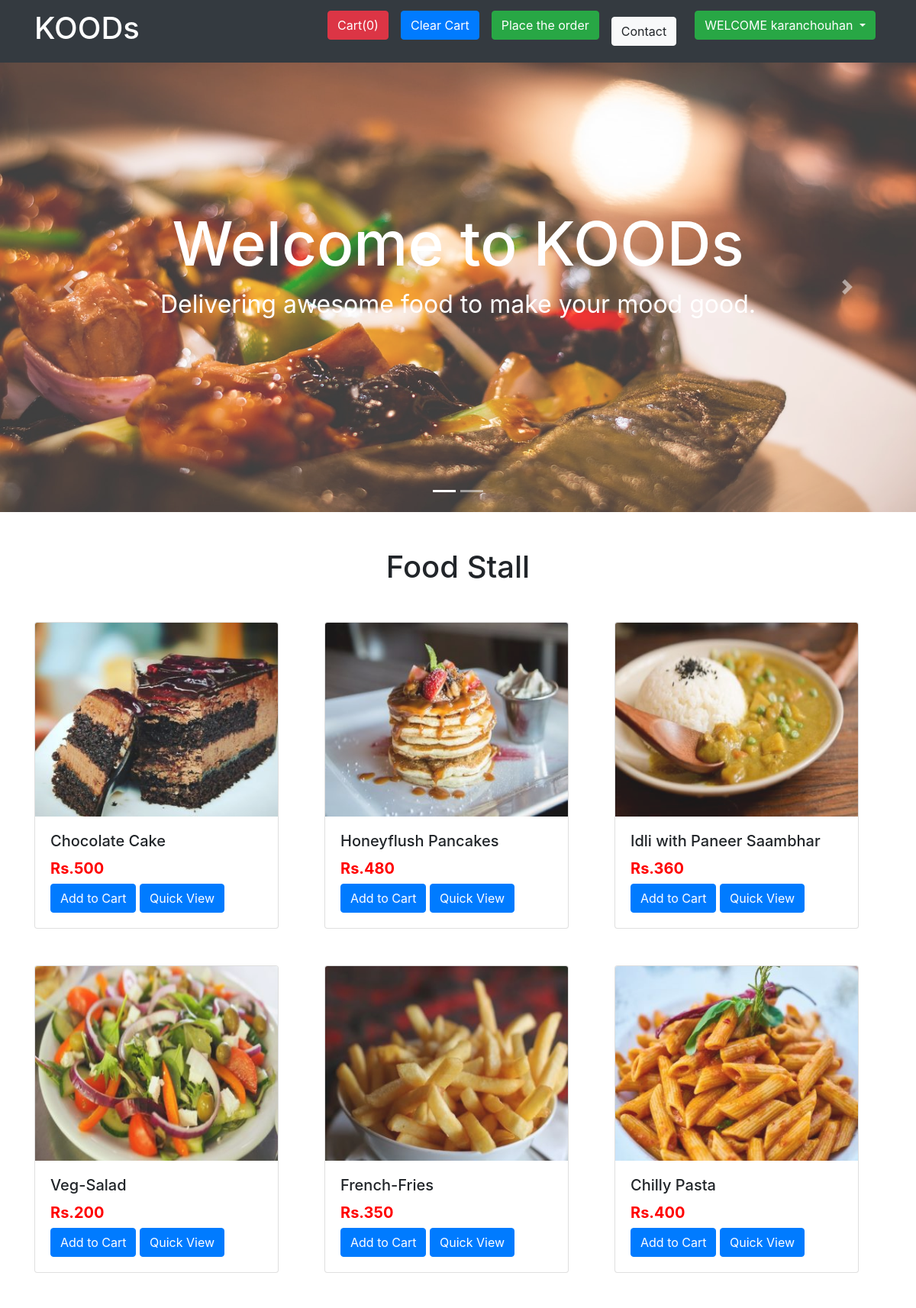
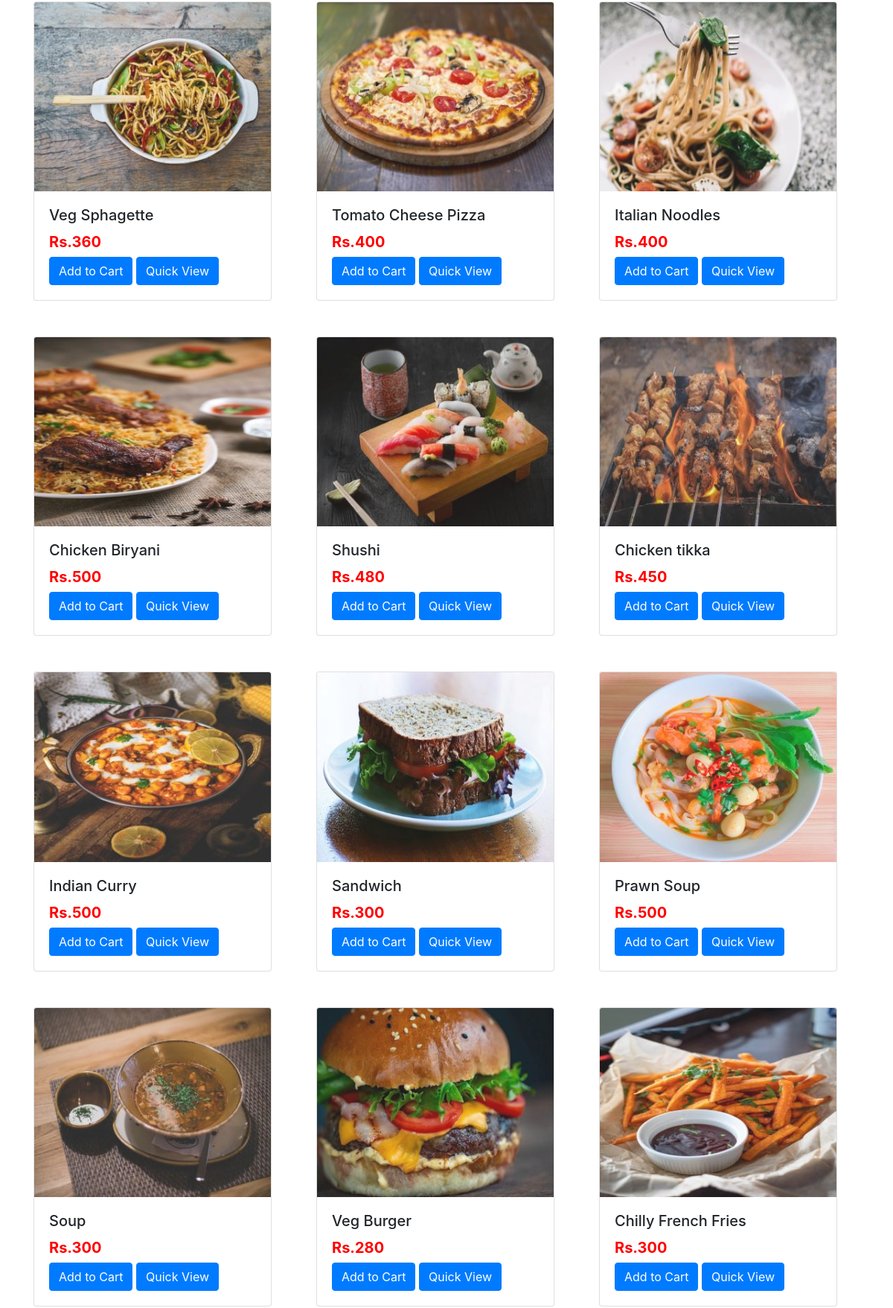
The app's page / (signed in, upper part) with its own data (2 pictures, top to bottom).
### shop/models.py (models this page shows, shortened)
class Product(models.Model):
    product_id = models.AutoField(primary_key=True)
    product_name = models.CharField(max_length=100,default='food-item')
    product_desc = models.CharField(max_length=500,default='food-item-description')
    product_price = models.CharField(max_length=10,default='0')
    product_image = models.ImageField(upload_to='shop/images',default = '')
    date = models.DateField(default=timezone.now())

### shop/views.py (the view)
# urls.py: path('',views.index,name = 'index'),
def index(request):
    products = Product.objects.all()
    params = {'products': products}
    return render(request,'shop/index.html',params)

### shop/templates/shop/index.html (shortened to what this page needs)
{% extends 'shop/base.html' %}
{% block body %}
{% load static %}
<div id="carouselExampleCaptions" class="carousel slide" data-ride="carousel" style="height: 36.8rem;">
    <ol class="carousel-indicators">
        <li data-target="#carouselExampleCaptions" data-slide-to="0" class="active"></li>
        <li data-target="#carouselExampleCaptions" data-slide-to="1"></li>
    </ol>
    <div class="carousel-inner" style="height: 1;">
        <div class="carousel-item active">
            <img style="height: 36.8rem; opacity: 0.8;" src="{% static '/shop/carousel_1_img.jpg' %}"
                class="d-block w-100" alt="..." />
            <div class="carousel-caption d-none d-md-block " style="margin-bottom: 12rem;">
                <h1 style="font-size: 5rem;">Welcome to KOODs</h1>
                <p style="font-size: 2rem;">Delivering awesome food to make your mood good.</p>
            </div>
        </div>
    </div>
    <a class="carousel-control-prev" href="#carouselExampleCaptions" role="button" data-slide="prev">
        <span class="carousel-control-prev-icon" aria-hidden="true"></span>
    </a>
    <a class="carousel-control-next" href="#carouselExampleCaptions" role="button" data-slide="next">
        <span class="carousel-control-next-icon" aria-hidden="true"></span>
    </a>
</div>
<div class='container mt-5'>
    <div class="menu-title mb-5 text-center">
        <h1>Food Stall </h1>
    </div>
    <div class="row">
        {% for item in products %}
        <div class="col-md-4 col-sm-12 mb-5 ">
            <div class="card" style="width: 20rem;">
                <img style="opacity: 0.9;" src=/media/{{item.product_image}} class="card-img-top" alt="...">
                <div class="card-body">
                    <h5 class="card-title" id="nameproduct{{item.product_id}}">{{item.product_name}}</h5>
                    <h5 style="color: red;"><b>Rs.{{item.product_price}}</b></h5>
                    <span id="divproduct{{item.product_id}} " class="divproduct"><button id="product{{item.product_id}}" class="btn btn-primary cart">Add to Cart</button></span>
                    <a href="products/{{item.product_id}}"><button id = 'quick_view{{item.product_id}}'class='btn btn-primary '>Quick View</button></a>
                </div>
            </div>
        </div>
        {% endfor %}
    </div>
</div>
{% endblock %}

### shop/templates/shop/base.html (shortened to what this page needs)
<!DOCTYPE html>
<html lang="en">
<head>
    <link rel="stylesheet" href="https://stackpath.bootstrapcdn.com/bootstrap/4.5.2/css/bootstrap.min.css"
 />
    <link rel="stylesheet" href="https://use.fontawesome.com/releases/v5.14.0/css/all.css"
 />
</head>
<body>
    <nav class="navbar navbar-expand-lg navbar-dark bg-dark sticky-top">
        <div class="container">
            <a class="navbar-brand" href="#"><span>
                    <h1>KOODs</h1>
                </span></a>
            <div class="collapse navbar-collapse" id="navbarNav">
                <ul class="navbar-nav" style="margin-left: auto;">
                    <li>
                        <button type="button" class="btn btn-danger ml-3" id="pop_cart" data-container="body"
                            data-toggle="popover" data-placement="bottom" data-html="true" data-content="">
                            Cart(<span id="cart">0</span>)
                        </button>
                    </li>
                    <li class="nav-item ml-3">
                        <button class="btn btn-primary" onclick="clearCart()" id="clearcart">
                            Clear Cart
                        </button>
                    </li>
                    <li class="nav-item ml-3">
                        <a href="checkout/"><button class="btn btn-success" id="checkout">
                                Place the order
                            </button></a>
                    </li>
                    <li class="nav-item mx-0">
                        <a class="nav-link" href="/contact"><button type="button" class="btn btn-light mx-2">Contact</button>
                            </a>
                    </li>
                    {% if user.is_authenticated %}
                    <li>
                        <div class="dropdown">
                            <button class="btn btn-success dropdown-toggle mx-2" type="button" id="dropdownMenuButton" data-toggle="dropdown" aria-haspopup="true" aria-expanded="false">
                             WELCOME {{request.user}}
                            </button>
                          </div>
                    </li>
            {% endif %}
                </ul>
            </div>
        </div>
    </nav>
    {%block body%} {%endblock%}
</body>
</html>

### records on screen
Product: product_image (picture), product_name "Chocolate Cake", product_price "500"
Product: product_image (picture), product_name "Honeyflush Pancakes", product_price "480"
Product: product_image (picture), product_name "Idli with Paneer Saambhar", product_price "360"
Product: product_image (picture), product_name "Veg-Salad", product_price "200"
Product: product_image (picture), product_name "French-Fries", product_price "350"
Product: product_image (picture), product_name "Chilly Pasta", product_price "400"
Product: product_image (picture), product_name "Veg Sphagette", product_price "360"
Product: product_image (picture), product_name "Tomato Cheese Pizza", product_price "400"
Product: product_image (picture), product_name "Italian Noodles", product_price "400"
Product: product_image (picture), product_name "Chicken Biryani", product_price "500"
Product: product_image (picture), product_name "Shushi", product_price "480"
Product: product_image (picture), product_name "Chicken tikka", product_price "450"
Product: product_image (picture), product_name "Indian Curry", product_price "500"
Product: product_image (picture), product_name "Sandwich", product_price "300"
Product: product_image (picture), product_name "Prawn Soup", product_price "500"
Product: product_image (picture), product_name "Soup", product_price "300"
Product: product_image (picture), product_name "Veg Burger", product_price "280"
Product: product_image (picture), product_name "Chilly French Fries", product_price "300"

### other values on screen
{{ request.user }} "karanchouhan"
